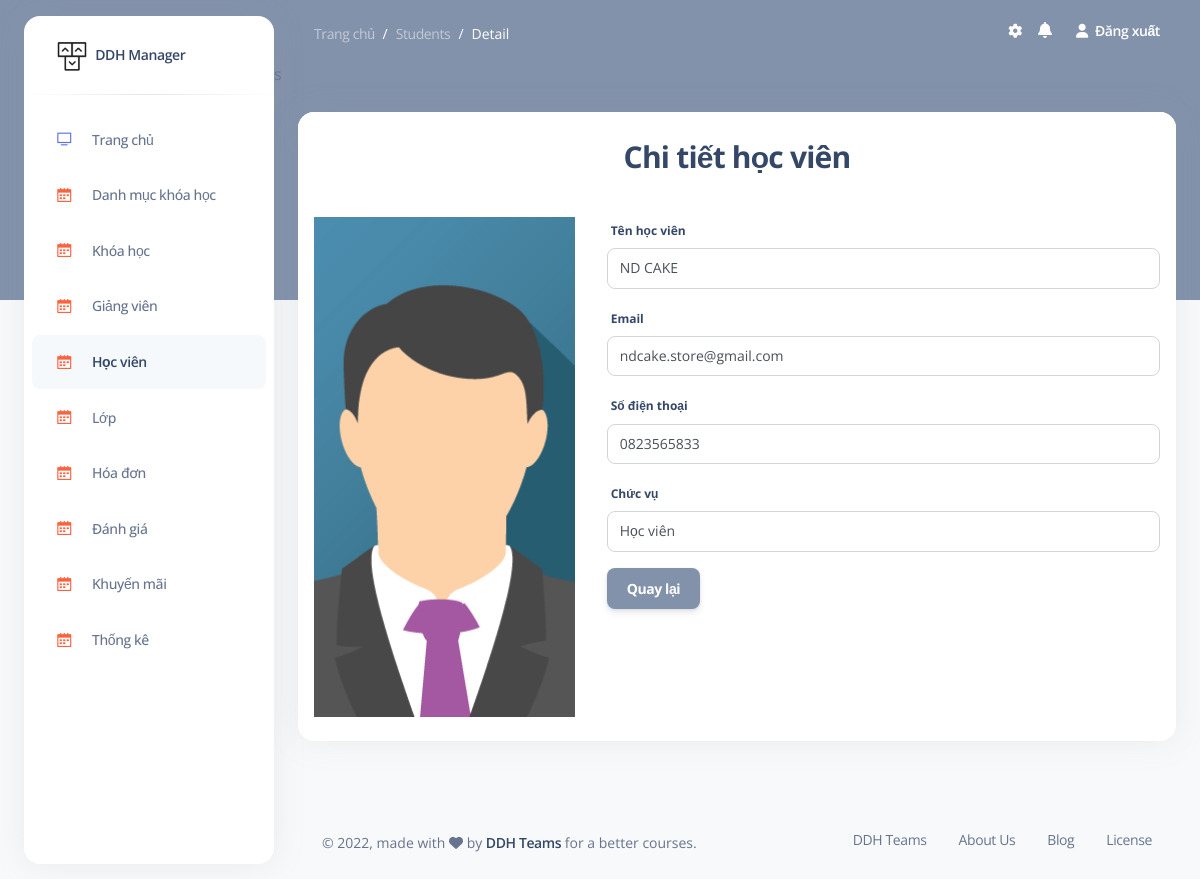
/admin/students/detail/7 (signed in), run on the app's committed database.
### tables this page shows
CREATE TABLE `students` (
                            `id` int NOT NULL,
                            `name_student` varchar(255) DEFAULT NULL,
                            `username_student` varchar(255) DEFAULT NULL,
                            `email_student` varchar(255) DEFAULT NULL,
                            `phone_student` varchar(255) DEFAULT NULL,
                            `password_student` varchar(255) DEFAULT NULL,
                            `image_student` varchar(255) DEFAULT NULL,
                            `role` tinyint DEFAULT '1',
                            `created_at` timestamp NULL DEFAULT NULL,
                            `updated_at` timestamp NULL DEFAULT NULL,
                            `status_student` tinyint DEFAULT '0'
);

### models/admin/students.php (called while the page is built, shortened)
<?php
    function student_detail($id){
            $sql = "SELECT *  FROM students WHERE id = ?";
            return query_one($sql,$id);
        }
?>

### models/process_db.php (called while the page is built, shortened)
<?php
    function connect(){
        $conn = null;
        try {
            $conn = new PDO("mysql:host=".DB_HOST.";dbname=".DB_NAME."", DB_USER, DB_PASS);
            $conn->setAttribute(PDO::ATTR_ERRMODE, PDO::ERRMODE_EXCEPTION);
        }catch(PDOException $e){
            echo "Connection failed: " . $e->getMessage();
        }
        return $conn;
    }
    function query_one($sql){
        $sql_args = array_slice(func_get_args(), 1);
        try {
            $stmt = connect()->prepare($sql);
            $stmt->execute($sql_args);
            $row = $stmt->fetch(PDO::FETCH_ASSOC);
            return $row;
        } catch (PDOException $e) {
            throw $e;
        }
    }
?>

### views/admin/students/detail.php (the view, shortened to what this page needs)
s<section class="container-fluid py-4">
    <div class="row">
        <div class="col-12">
            <div class="card mb-4">
                <div class="card-header pb-3">
                    <div class="text-center">
                        <h3>Chi tiết học viên</h3>
                    </div>
                </div>
                <div class="card-body px-0 pt-0 pb-2 d-flex justify-content-around flex-wrap">
                    <div class="col-4">
                        <div class="preview_img p-3">
                            <a class="my-image-links" data-gall="gallery01" href="<?= $dir_img.$student_detail['image_student'] ?>"><img id="image_course_preview" src="<?= $dir_img.$student_detail['image_student'] ?>" alt="your image" /></a>
                        </div>
                    </div>
                    <div class="p-3 col-8">
                        <div class="form-group mb-3">
                            <label for="name_student" class="form-label">Tên học viên</label>
                            <div class="form-control">
                                <?= $student_detail['name_student']?>
                            </div>
                        </div>
                        <div class="form-group mb-3">
                            <label for="email_student" class="form-label">Email</label>
                            <div class="form-control">
                                <?= $student_detail['email_student'] ?>
                            </div>
                        </div>
                        <div class="form-group mb-3">
                            <label for="phone_student" class="form-label">Số điện thoại</label>
                            <div class="form-control">
                                <?= $student_detail['phone_student'] ?>
                            </div>
                        </div>
                        <div class="form-group mb-3">
                            <label for="role" class="form-label">Chức vụ</label>
                            <div class="form-control">
                                <?= $student_detail['role'] == 1 ? "Học viên" : "" ?>
                            </div>
                        </div>
                        <div class="mt-3">
                            <a href="<?= STUDENTS ?>" class="btn btn-secondary">Quay lại</a>
                        </div>
                    </div>
                </div>
            </div>
        </div>
    </div>
</section>

### assets/admin/css/items/styles.css (style rules this page uses)
.preview_img { width: 100%; height: 100%; }
.preview_img img { width: 100%; height: 500px; object-fit: cover; object-position: center; }

### admin.php (style rules this page uses)
.btn { margin-bottom: 0 !important; }

### views/admin/students/detail.php (style rules this page uses)
:root { --star-size: 15px; --star-color: #fff; --star-background: #fc0; }

### data on the page
students: image_student (placeholder picture), name_student "ND CAKE", email_student "ndcake.store@gmail.com", phone_student "0823565833"

### other printed values
$_GET['module'] "Students"
$_GET['act'] "Detail"
